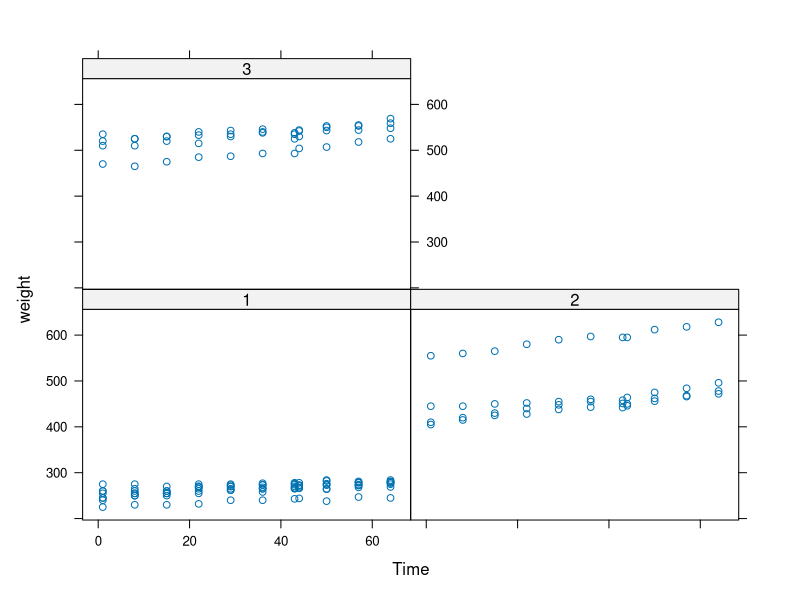
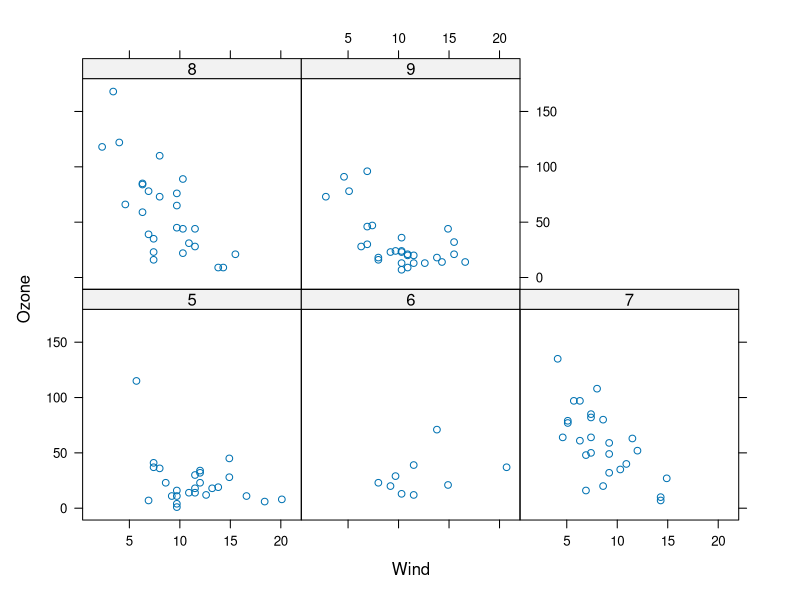
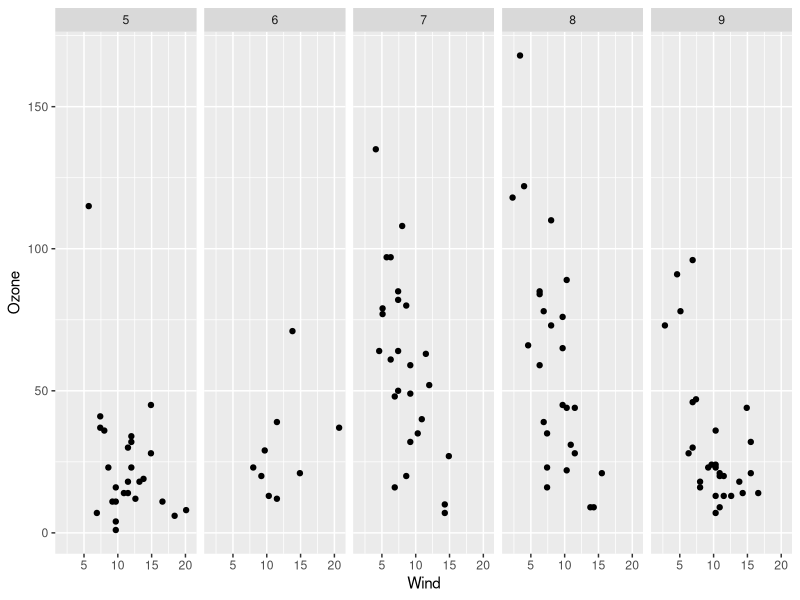
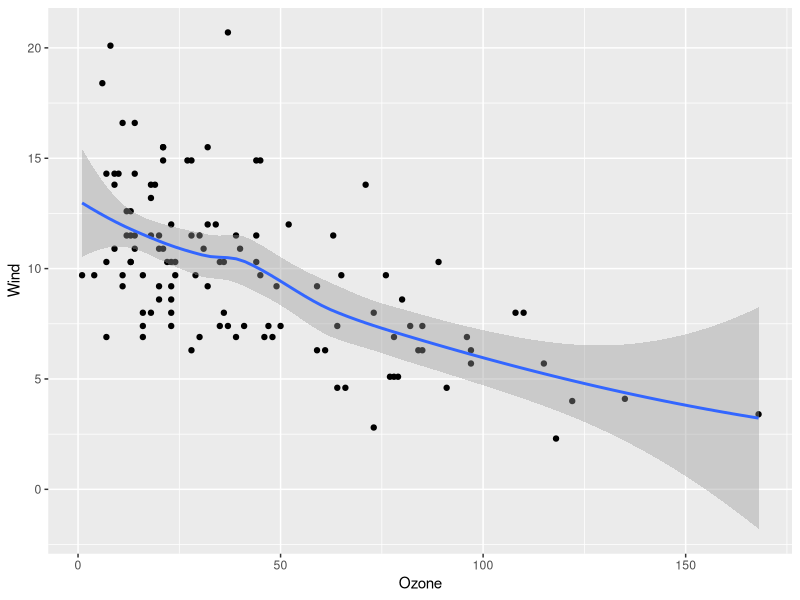

These figures' R source, in order:
## ---- chunk 1
library(nlme)
library(lattice)
xyplot(weight ~ Time | Diet, BodyWeight)

## ---- chunk 2
library(lattice)
library(datasets)
data(airquality)
xyplot(Ozone ~ Wind | factor(Month), data = airquality)
## ---- chunk 3
library(datasets)
data(airquality)
library(ggplot2)
qplot(Wind, Ozone, data = airquality, facets = . ~ factor(Month))
## ---- chunk 4
qplot(Ozone, Wind, data = airquality) + geom_smooth()
